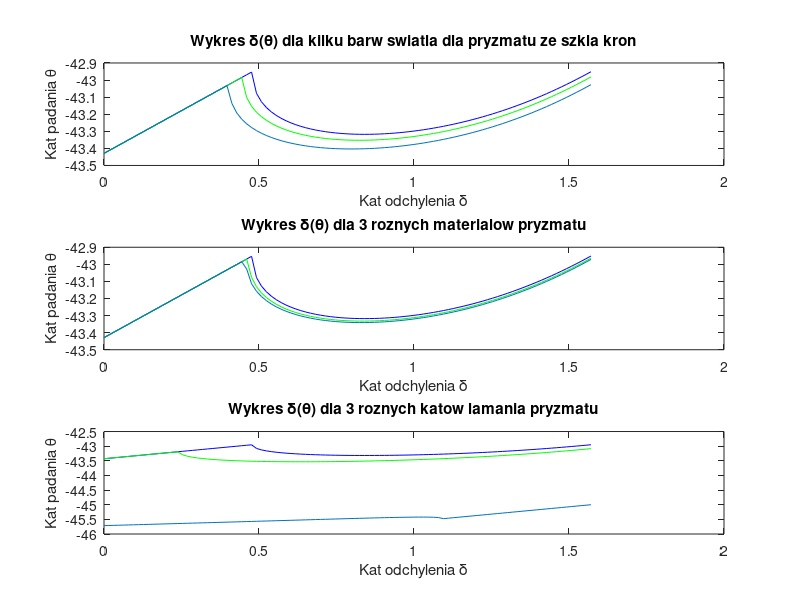

Reproduce this figure in MATLAB.
% Tomasz Targiel
% Lista 8
% Zadanie 1

% Program tworzy wykres kata odchylenia δ od kata padania swiatla θ dla pryzmatu o zadanym kacie i wspolczynniku zalamania

clear;
clc;

% Szklo kron
n1k = 1.53; % Wspolczynnik zalamania 1 (lambda = 400 nm, swiatlo niebieskie)
n2k = 1.52; % Wspolczynnik zalamania 2 (lambda = 500 nm, swiatlo zielone)
n3k = 1.514; % Wspolczynnik zalamania 3 (lambda = 600 nm, swiatlo pomaranczowe)

% Akryl
n1a = 1.506; % Wspolczynnik zalamania 1 (lambda = 400 nm, swiatlo niebieskie)
n2a = 1.497; % Wspolczynnik zalamania 2 (lambda = 500 nm, swiatlo zielone)
n3a = 1.49; % Wspolczynnik zalamania 3 (lambda = 600 nm, swiatlo pomaranczowe)

% Szklo kwarcowe
n1kw = 1.47; % Wspolczynnik zalamania 1 (lambda = 400 nm, swiatlo niebieskie)
n2kw = 1.462; % Wspolczynnik zalamania 2 (lambda = 500 nm, swiatlo zielone)
n3kw = 1.459; % Wspolczynnik zalamania 3 (lambda = 600 nm, swiatlo pomaranczowe)

phi1 = 45;
phi2 = 40;
phi3 = 35;
alpha = linspace(0, pi/2);

epsilon1k = alpha + asin(sin(phi1) * sqrt(n1k.^2 - sin(alpha).^2) - sin(alpha) * cos(phi1)) - phi1;
epsilon2k = alpha + asin(sin(phi1) * sqrt(n2k.^2 - sin(alpha).^2) - sin(alpha) * cos(phi1)) - phi1;
epsilon3k = alpha + asin(sin(phi1) * sqrt(n3k.^2 - sin(alpha).^2) - sin(alpha) * cos(phi1)) - phi1;
epsilon1a = alpha + asin(sin(phi1) * sqrt(n1a.^2 - sin(alpha).^2) - sin(alpha) * cos(phi1)) - phi1;
epsilon1kw = alpha + asin(sin(phi1) * sqrt(n1kw.^2 - sin(alpha).^2) - sin(alpha) * cos(phi1)) - phi1;
epsilon1k2 = alpha + asin(sin(phi2) * sqrt(n1k.^2 - sin(alpha).^2) - sin(alpha) * cos(phi1)) - phi1;
epsilon1k3 = alpha + asin(sin(phi3) * sqrt(n1k.^2 - sin(alpha).^2) - sin(alpha) * cos(phi1)) - phi1;

figure(1)
subplot(3, 1, 1)
plot(alpha, epsilon1k, "b", alpha, epsilon1a, "g", alpha, epsilon1kw, 'MarkerFaceColor', "#EDB120")
title('Wykres δ(θ) dla kilku barw swiatla dla pryzmatu ze szkla kron')
xlabel('Kat odchylenia δ')
ylabel('Kat padania θ')

subplot(3, 1, 2)
plot(alpha, epsilon1k, "b", alpha, epsilon2k, "g", alpha, epsilon3k, 'MarkerFaceColor', "#EDB120")
title('Wykres δ(θ) dla 3 roznych materialow pryzmatu')
xlabel('Kat odchylenia δ')
ylabel('Kat padania θ')

subplot(3, 1, 3)
plot(alpha, epsilon1k, "b", alpha, epsilon1k2, "g", alpha, epsilon1k3, 'MarkerFaceColor', "#EDB120")
title('Wykres δ(θ) dla 3 roznych katow lamania pryzmatu')
xlabel('Kat odchylenia δ')
ylabel('Kat padania θ')
